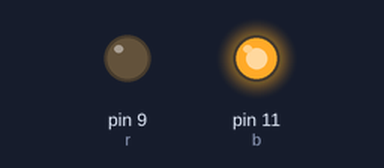
Bench run of a sketch on a simulated Arduino Uno, built with avr-gcc and run on an emulated ATmega328P. Parts: output pins drawn as LEDs (lit = HIGH).

Above: at 0.12 s.
At 2.62 s:
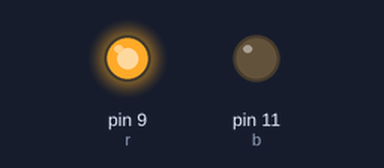
At 4.87 s:
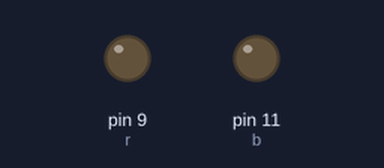
Timing chart, 0 to 5.2 s (numbered marks = the images above):
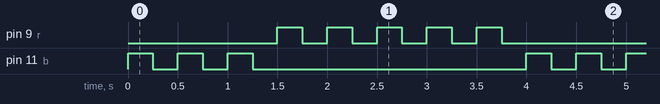

The sketch:

potled.ino
```cpp
int b=11;
int r=9;
int a=250;
int d=3;
int c=5;
int j;
void setup() {
pinMode(b,OUTPUT);
pinMode(r,OUTPUT);
}

void loop() {
  for(j=1;j<=d;j=j+1){
digitalWrite(b,HIGH);
delay(a);

digitalWrite(b,LOW);
delay(a);
  }
  for(j=1;j<=c;j=j+1){
digitalWrite(r,HIGH);
delay(a);

digitalWrite(r,LOW);
delay(a);
  }
}
```

Measured:
- by itself, pin 9 (r): repeats every 4.0 s: 4 × (LOW 0.25 s, HIGH 0.25 s), LOW 1.8 s, HIGH 0.25 s
- by itself, pin 11 (b): repeats every 4.0 s: 2 × (LOW 0.25 s, HIGH 0.25 s), LOW 2.8 s, HIGH 0.25 s
- by itself, everything shown: repeats every 4.0 s, in 16 steps
